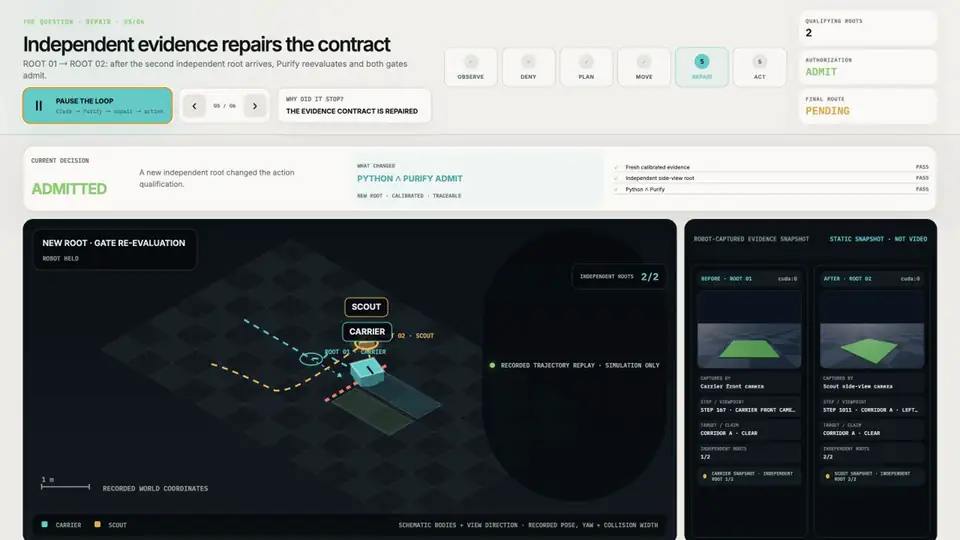
#> input picture submission/official-repo/submissions/Track3-Liu-Liang-Look-Twice/look-twice-repair-to-action-10s.webp, 960 x 540 px
$ python -i build_v8_demo_video.py   (imports and definitions only)
#> lines starting #> are read from the running program, lines starting #| are printed output that depends on the picture
#!/usr/bin/env python3
"""Build the 239-second English Look Twice V8 competition demo.

The builder uses only V8 competition artifacts:

* the recorded 30-second V8 Evidence Console reel;
* the latest rendered V8 technical report;
* V8 RGB/depth/corridor-mask snapshots;
* the frozen locked report and hash-pinned Radeon benchmark;
* hash-pinned OpenAI text-to-speech narration; and
* a real terminal audit recorded from ``scripts/video/v8-audit.tape``.

It intentionally does not consume the historical V2/V3 demo directory.  The
public replay is labelled as a non-locked seed-105400 confirmatory example,
while aggregate performance is sourced only from the locked report.
"""

from __future__ import annotations

import argparse
import datetime as dt
import hashlib
import json
import shutil
import subprocess
import tempfile
import textwrap
from dataclasses import dataclass
from pathlib import Path
from typing import Any, Iterable, Sequence

from PIL import Image, ImageDraw, ImageEnhance, ImageFilter, ImageFont, ImageOps


ROOT = Path(__file__).resolve().parents[1]
WIDTH = 1920
HEIGHT = 1080
FPS = 30
TOTAL_DURATION_SECONDS = 239

NARRATION_MODEL = "gpt-4o-mini-tts"
NARRATION_VOICE = "cedar"
NARRATION_INSTRUCTIONS = (
    "Neutral American English. Calm, credible technical-documentary tone; "
    "restrained, not promotional. Natural conversational delivery at "
    "approximately 135 words per minute. Keep pitch, energy, accent, and "
    "cadence consistent across chapters. Use short sentence pauses and "
    "declarative endings. Enunciate acronyms and metrics precisely. Light "
    "emphasis only on Look Twice, Action Contract, Belief Gap, opened once, "
    "and simulation only. Avoid hype, theatricality, trailer cadence, "
    "breathiness, and upward inflection."
)

OFFICIAL_STAGING = (
    ROOT
    / "submission"
    / "official-repo"
    / "submissions"
    / "Track3-Liu-Liang-Look-Twice"
)

BG = (5, 13, 16)
PANEL = (12, 27, 31)
PANEL_2 = (18, 36, 40)
INK = (240, 246, 244)
MUTED = (158, 181, 181)
TEAL = (53, 219, 209)
TEAL_DARK = (21, 91, 91)
AMBER = (246, 185, 84)
GREEN = (155, 224, 132)
RED = (240, 111, 103)


@dataclass(frozen=True)
class Chapter:
    slug: str
    start_seconds: int
    duration_seconds: int
    title: str
    spoken_text: str
    boundary: str

    @property
    def end_seconds(self) -> int:
        return self.start_seconds + self.duration_seconds


# Spoken forms are the exact inputs used for the hash-pinned OpenAI narration.
# Exact technical notation remains visible in the corresponding artwork.
CHAPTERS = (
    Chapter(
        "hook",
        0,
        21,
        "Action assurance before action",
        (
            "Many confident outputs can still come from one physical "
            "observation. Look Twice is an assurance layer before robot "
            "action. It asks whether the evidence is independent, fresh, "
            "calibrated, and specific to this corridor. If not, the robot "
            "looks again before it moves."
        ),
        "POSITIONING · SIMULATION-ONLY RESEARCH",
    ),
    Chapter(
        "problem",
        21,
        22,
        "One capture is not a committee",
        (
            "Our test case is a warehouse robot deciding whether to cross a "
            "corridor. Camera, depth, and map evidence may be noisy, stale, "
            "correlated, or contradictory. If several outputs come from the "
            "same capture, counting them as independent votes creates "
            "confidence without new evidence."
        ),
        "V8 SENSOR SNAPSHOTS · ONE PHYSICAL CAPTURE ROOT",
    ),
    Chapter(
        "architecture",
        43,
        30,
        "Lineage-aware action qualification",
        (
            "V-eight projects the intended corridor into the image and runs a "
            "spatial R-G-B-D model on an A-M-D Radeon G-P-U. Every output "
            "becomes a Claim with time, scope, calibration, and physical "
            "lineage. Conformal prediction marks the corridor clear, blocked, "
            "or inconclusive. A scoped Action Contract checks the evidence. "
            "Direct motion requires agreement from both the Python controller "
            "and the independent Purify Go core."
        ),
        "LATEST TECHNICAL REPORT · SYSTEM ARCHITECTURE",
    ),
    Chapter(
        "active",
        73,
        39,
        "BeliefGap-driven active evidence repair",
        (
            "In this non-locked confirmatory replay, the carrier's front view "
            "suggests that the corridor is clear. The contract still denies "
            "direct motion because that view provides only one physical root. "
            "The denial reports a Belief Gap: acquire an independent side "
            "view. A scout moves to the diagnostic viewpoint and captures new "
            "R-G-B-D evidence. Color and depth from that capture still count "
            "as one root. The contract is evaluated again. Only agreement "
            "between Python and Purify unlocks the direct route."
        ),
        "NON-LOCKED CONFIRMATORY REPLAY · SEED 105400",
    ),
    Chapter(
        "passive",
        112,
        19,
        "Safety baseline versus recovered task utility",
        (
            "The passive policy receives the same initial denial but does not "
            "acquire more evidence. It stays safe by taking the disclosed "
            "detour. The comparison separates two ideas: denial prevents an "
            "unsupported action; active perception can recover useful motion."
        ),
        "LOCKED FULL-CHAIN · 12 PAIRED SEEDS",
    ),
    Chapter(
        "results",
        131,
        37,
        "Opened once; denominator retained",
        (
            "The locked test was opened once, with no retuning or retraining "
            "afterward. It includes three thousand two hundred offline samples "
            "and twelve paired live worlds. The predeclared offline gates "
            "passed, with three thousand one decisive samples and no "
            "false-clear singletons. Active repair qualified the direct route "
            "in eleven of twelve worlds; passive qualified none, a ninety-one "
            "point seven percentage-point gain. Both completed every mission. "
            "Across all twenty-four policy runs, unsafe crossings and "
            "unplanned fallbacks were zero. The conservative active detour "
            "remains in the denominator."
        ),
        "AUTHORITATIVE LOCKED REPORT · OPENED ONCE",
    ),
    Chapter(
        "amd",
        168,
        37,
        "Radeon execution with a disclosed boundary",
        (
            "The recorded closed loop used one Radeon Cloud G-F-X eleven "
            "hundred G-P-U through rock-em. Genesis simulation, R-G-B-D "
            "rendering, tensor preprocessing, and spatial model inference ran "
            "on the G-P-U. The Purify contract gate remained a small, "
            "independent Go process on the C-P-U. A separate, hash-pinned F-P "
            "thirty-two benchmark measured one hundred ninety-two point three "
            "one milliseconds at P-fifty for batch one, and six point two five "
            "images per second for batch eight. These are model-forward "
            "results with preloaded tensors, not end-to-end robot latency."
        ),
        "HASH-PINNED FROZEN MODEL · MODEL FORWARD ONLY",
    ),
    Chapter(
        "reproduction",
        205,
        22,
        "Receipts and hashes, not a black box",
        (
            "Judges can rebuild the public replays, verify every guarded hash, "
            "inspect the source episodes and gate receipts, test the Go core, "
            "and start the Evidence Console with Docker. The site needs no "
            "live G-P-U; it replays the exact recorded A-M-D simulation evidence."
        ),
        "REAL COMMAND OUTPUT · CPU EVIDENCE AUDIT",
    ),
    Chapter(
        "close",
        227,
        12,
        "A concrete next observation",
        (
            "If not, the robot looks again."
        ),
        "TRACK 3 · PHYSICAL AI · SIMULATION ONLY",
    ),
)


# [54 lines left out: functions sha256, run, require_programs, read_json, probe_media, not called in this run]


def media_duration(path: Path) -> float:
    return float(probe_media(path)["format"]["duration"])


# [34 lines left out: functions ensure_v8_only, repository_path, font_path, not called in this run]


def font(size: int, *, mono: bool = False) -> ImageFont.FreeTypeFont:
    return ImageFont.truetype(str(font_path(mono=mono)), size=size)


# [109 lines left out: functions fit_font, wrap_pixels, draw_wrapped, rounded_panel, base_slide, contain_image, not called in this run]


def cover_image(source: Path, size: tuple[int, int]) -> Image.Image:
    raw = Image.open(source).convert("RGB")
    return ImageOps.fit(raw, size, method=Image.Resampling.LANCZOS)


def save_slide(image: Image.Image, path: Path) -> None:
    path.parent.mkdir(parents=True, exist_ok=True)
    image.save(path, "PNG", optimize=True)


# [259 lines left out: functions render_pdf_page, make_hook_slide, make_problem_slide, make_architecture_slide, make_reel_overlay, make_passive_slide and 3 more, not called in this run]


def make_close_slide(og_image: Path, output: Path) -> None:
    background = cover_image(og_image, (WIDTH, HEIGHT)).filter(ImageFilter.GaussianBlur(2.0))
    background = ImageEnhance.Brightness(background).enhance(0.24)
    image = Image.alpha_composite(
        background.convert("RGBA"),
        Image.new("RGBA", (WIDTH, HEIGHT), (3, 11, 14, 95)),
    ).convert("RGB")
    draw = ImageDraw.Draw(image)
    draw.rectangle((0, 0, WIDTH, 12), fill=TEAL)
    draw.text((WIDTH // 2, 145), "LOOK TWICE", font=font(104), fill=INK, anchor="ma")
    draw.text((WIDTH // 2, 280), "A concrete next observation", font=font(48), fill=TEAL, anchor="ma")
    rounded_panel(draw, (310, 410, WIDTH - 310, 760), fill=(5, 17, 20), outline=TEAL)
    draw.text((WIDTH // 2, 465), "TRACK 3 · PHYSICAL AI", font=font(27, mono=True), fill=AMBER, anchor="ma")
    draw.text((WIDTH // 2, 548), "github.com/eason4kim-rocket/look-twice", font=font(38, mono=True), fill=INK, anchor="ma")
    draw.text(
        (WIDTH // 2, 624),
        "eason4kim-rocket.github.io",
        font=font(32, mono=True),
        fill=TEAL,
        anchor="ma",
    )
    draw.text((WIDTH // 2, 700), "SIMULATION ONLY · NOT SAFETY CERTIFICATION", font=font(24, mono=True), fill=MUTED, anchor="ma")
    draw.text((WIDTH // 2, 918), "Evidence strong enough for this action?", font=font(42), fill=INK, anchor="ma")
    draw.text(
        (WIDTH // 2, 1010),
        "AI-GENERATED NARRATION · OPENAI TEXT-TO-SPEECH",
        font=font(18, mono=True),
        fill=MUTED,
        anchor="ma",
    )
    save_slide(image, output)


# [640 lines left out: functions static_video, reel_video, audit_video, narration_audio, concat_file, validate_chapters and 3 more, not called in this run]


class _PersistentDirectory:
    """Context-manager shim used by --work-dir for inspectable intermediates."""

    def __init__(self, path: Path) -> None:
        self.path = path

    def __enter__(self) -> str:
        return str(self.path)

    def __exit__(self, exc_type: object, exc: object, traceback: object) -> None:
        return None


DEFAULTS = {
    "reel": ROOT / "showcase/public/media/look-twice-replay-30s.mp4",
    "reel_manifest": ROOT / "showcase/public/media/look-twice-replay-30s.manifest.json",
    "replay_bundle": ROOT / "showcase/public/data/replays/v8-active-repair-direct.json",
    "poster": ROOT / "showcase/public/media/look-twice-replay-30s.poster.webp",
    "report": ROOT / "output/pdf/Look-Twice-V8-Technical-Report.pdf",
    "locked_report": ROOT / "release/v8-frozen/results/LOCKED_TEST_REPORT.json",
    "benchmark": ROOT / "release/v8-frozen/results/V8_FROZEN_INFERENCE_BENCHMARK.json",
    "media_dir": ROOT / "showcase/public/data/media/v8-active-repair-direct",
    "og_image": ROOT / "showcase/public/og.png",
    "tape": ROOT / "scripts/video/v8-audit.tape",
    "narration_dir": ROOT / "assets/v8-demo-narration",
    "narration_manifest": ROOT / "assets/v8-demo-narration/manifest.json",
    "output": OFFICIAL_STAGING / "Look-Twice-V8-Demo.mp4",
}


# [79 lines left out: functions parser, main, not called in this run]


# [2 lines not run here, left out]

>>> import cv2
>>> picture = cv2.imread('../submission/official-repo/submissions/Track3-Liu-Liang-Look-Twice/look-twice-repair-to-action-10s.webp', cv2.IMREAD_GRAYSCALE)
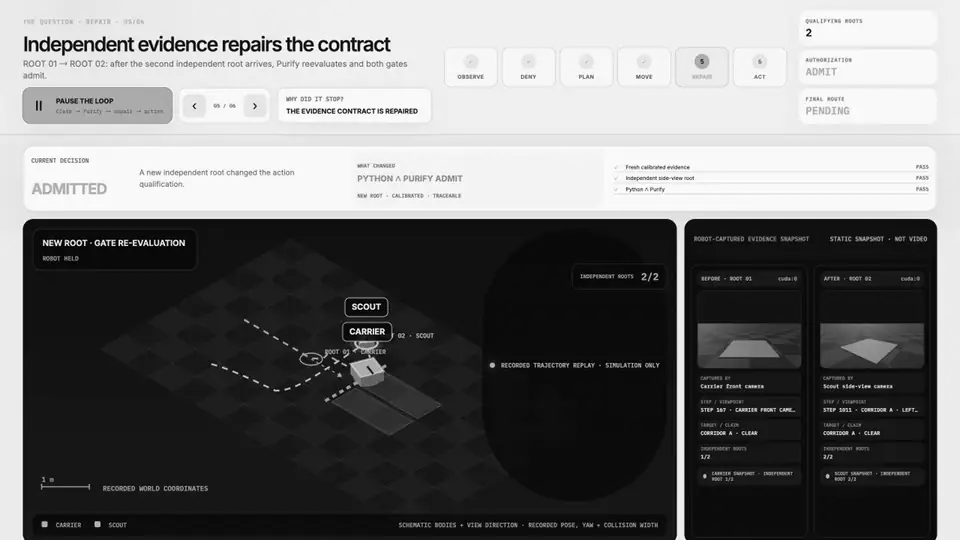
#> picture: shape (540, 960); min 0, max 255, mean 115.9
>>> result = make_close_slide(picture, 'out.png')
#> (the run stopped early here; a loop or call above may not have finished)

$ run again, on submission/official-repo/submissions/Track3-Liu-Liang-Look-Twice/Look-Twice-V8-Social-Card.png
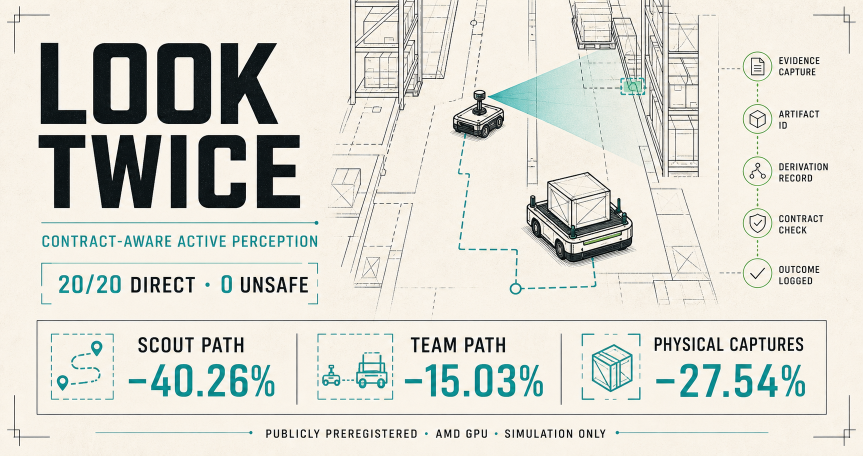
#> input picture submission/official-repo/submissions/Track3-Liu-Liang-Look-Twice/Look-Twice-V8-Social-Card.png, 1726 x 911 px (shown at 1/2 size)
#> `picture = cv2.imread('../submission/official-repo/submissions/Track3-L..`:
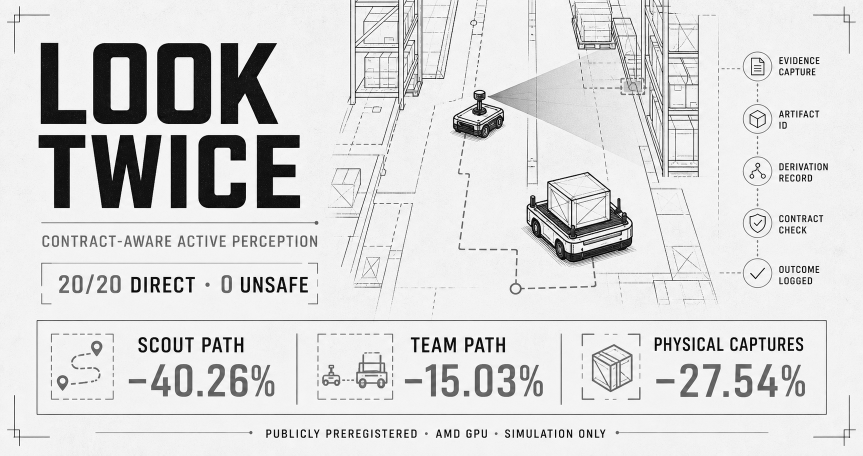
#> picture: shape (911, 1726) (shown at 1/2 size); min 0, max 255, mean 217.3
